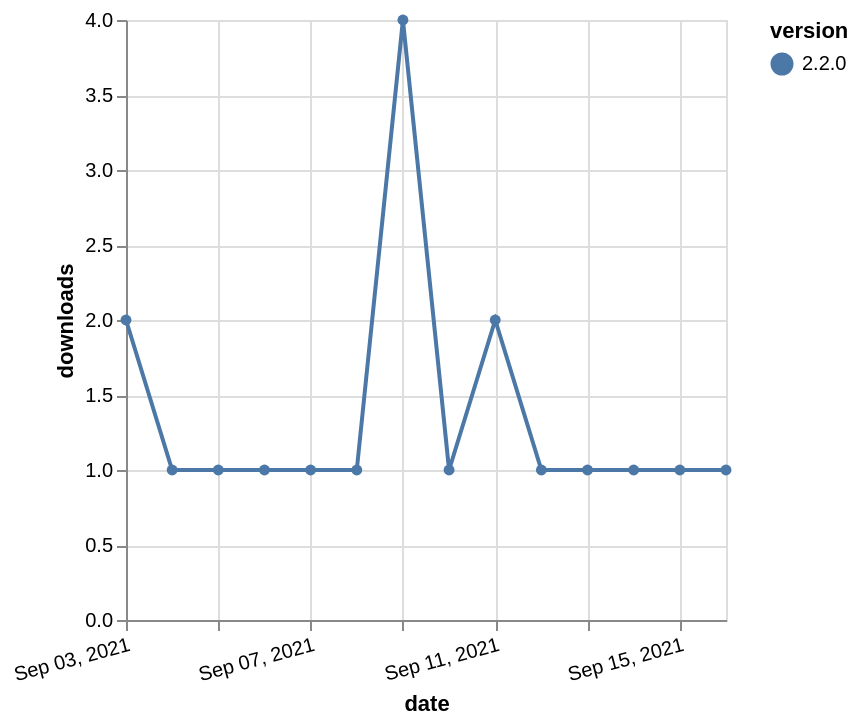

Describe this chart as a Vega-Lite specification.
### Vega-Lite specification from a JSON file in a GitHub repository (floating-point values rounded to 4 significant figures)
{"$schema": "https://vega.github.io/schema/vega-lite/v5.json", "description": "A simple bar chart with embedded data.", "data": {"values": [{"date": "2021-09-03", "total": 504, "delta": 2, "version": "2.2.0"}, {"date": "2021-09-04", "total": 505, "delta": 1, "version": "2.2.0"}, {"date": "2021-09-05", "total": 506, "delta": 1, "version": "2.2.0"}, {"date": "2021-09-06", "total": 507, "delta": 1, "version": "2.2.0"}, {"date": "2021-09-07", "total": 508, "delta": 1, "version": "2.2.0"}, {"date": "2021-09-08", "total": 509, "delta": 1, "version": "2.2.0"}, {"date": "2021-09-09", "total": 513, "delta": 4, "version": "2.2.0"}, {"date": "2021-09-10", "total": 514, "delta": 1, "version": "2.2.0"}, {"date": "2021-09-11", "total": 516, "delta": 2, "version": "2.2.0"}, {"date": "2021-09-12", "total": 517, "delta": 1, "version": "2.2.0"}, {"date": "2021-09-13", "total": 518, "delta": 1, "version": "2.2.0"}, {"date": "2021-09-14", "total": 519, "delta": 1, "version": "2.2.0"}, {"date": "2021-09-15", "total": 520, "delta": 1, "version": "2.2.0"}, {"date": "2021-09-16", "total": 521, "delta": 1, "version": "2.2.0"}]}, "width": "container", "mark": {"type": "line", "point": {"filled": true}}, "encoding": {"x": {"field": "date", "type": "temporal", "timeUnit": "yearmonthdate", "title": "date", "axis": {"labelAngle": -15}}, "y": {"field": "delta", "type": "quantitative", "title": "downloads"}, "color": {"field": "version", "type": "nominal"}, "tooltip": {"field": "delta"}}}
